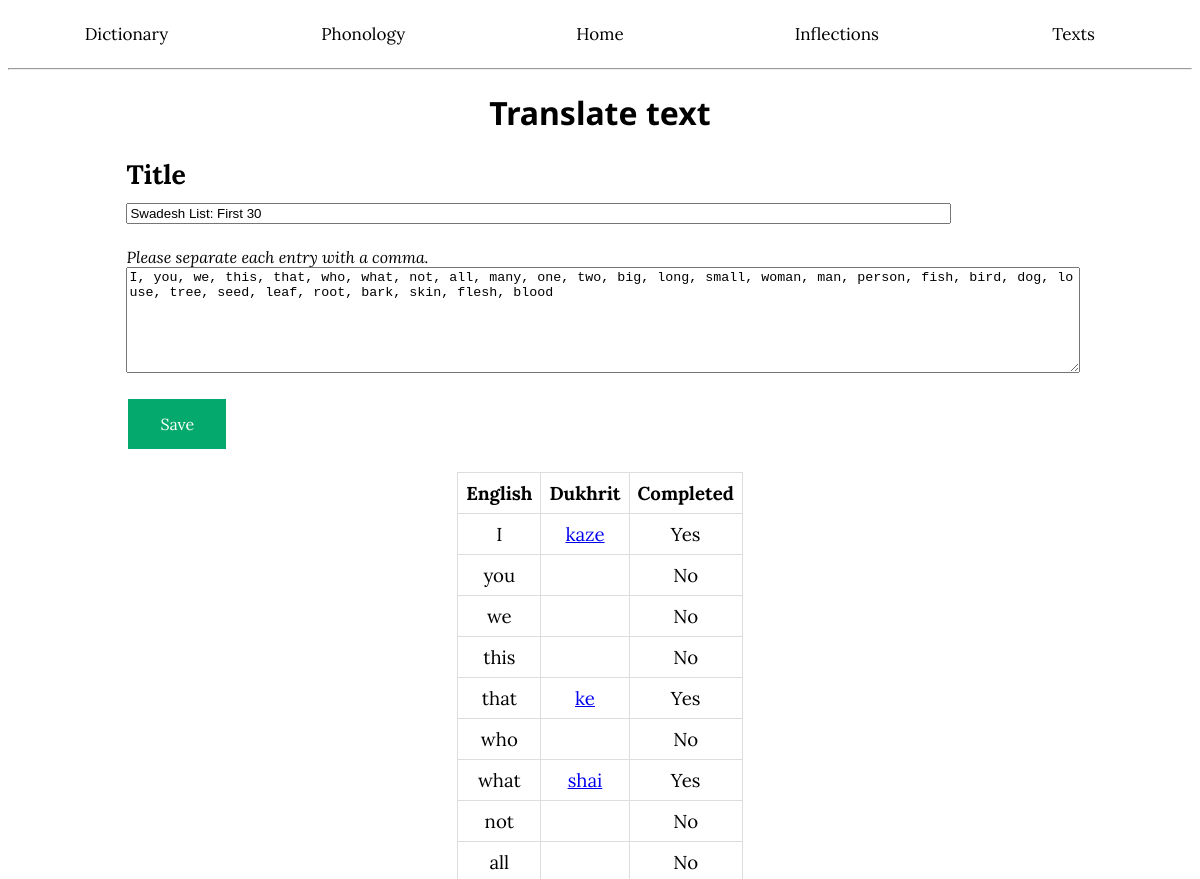
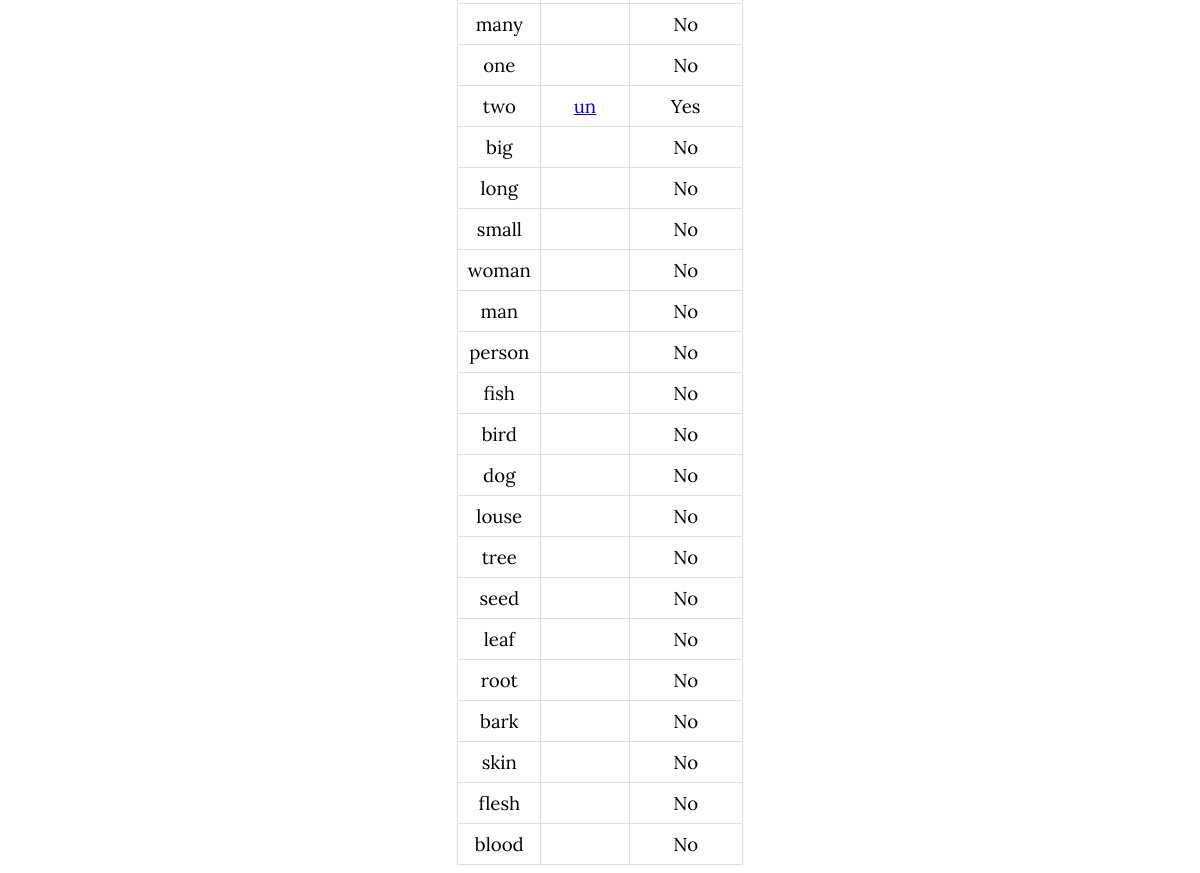
The page /checklist/1 on the database its author committed (2 pictures, top to bottom).
### app/models.py (models this page shows, shortened)
class Texts(db.Model):
    __tablename__ = 'Texts'
    id: so.Mapped[int] = so.mapped_column(primary_key=True)
    title: so.Mapped[str] = so.mapped_column(index=True)
    status: so.Mapped[str] = so.mapped_column(index=True)
    content: so.Mapped[str] = so.mapped_column()
    translation: so.Mapped[str] = so.mapped_column(nullable=True)

class Lexicon(db.Model):
    __tablename__ = 'Lexicon'
    id: so.Mapped[int] = so.mapped_column(primary_key=True)
    word: so.Mapped[str] = so.mapped_column(sa.String(50), index=True)
    pronunciation: so.Mapped[str] = so.mapped_column(sa.String(50), nullable=True)
    conscript: so.Mapped[str] = so.mapped_column(sa.String(50), nullable=True)
    definition: so.Mapped[str] = so.mapped_column(sa.String(255), index=True)
    partofspeech: so.Mapped[str] = so.mapped_column(nullable=True)
    infclass: so.Mapped[str] = so.mapped_column(sa.String(10), nullable=True)
    wordclass: so.Mapped[int] = so.mapped_column(sa.String(1), nullable=True)
    notes: so.Mapped[str] = so.mapped_column(nullable=True)
    etymology: so.Mapped[str] = so.mapped_column(nullable=True)
    irregular: so.Mapped[bool] = so.mapped_column()

### app/routes.py (the view)
@app.route('/checklist/<id>', methods=['GET', 'POST'])
def editchecklist(id):
    match = Texts.query.filter(Texts.id == id).first()
    form = modifyText(obj=match)
    checklist = match.content.split(", ")
    exist = []
    complete = []
    if form.validate_on_submit():
        flash('Checklist has been updated.')
        match.title = form.title.data
        match.content = form.content.data
        db.session.commit()
        return redirect(request.url)
    for entry in checklist:
        m2 = Lexicon.query.filter(Lexicon.definition.icontains(entry)).order_by(collate(Lexicon.word, 'NOCASE')).first()
        if m2 is not None:
            exist.append(m2.word)
            complete.append("Yes")
        else:
            exist.append("")
            complete.append("No")
    return render_template('modifychecklist.html', match=match, form=form, checklist=checklist,
                           exist=exist, complete=complete)

### app/forms.py
class modifyText(FlaskForm):
    title = StringField('Title', validators=[DataRequired()])
    content = TextAreaField('Original content', validators=[DataRequired()])
    submit = SubmitField('Save')

### app/templates/modifychecklist.html (shortened to what this page needs)
<!DOCTYPE html>
<html lang="en">
<head>
</head>
<body>
{% extends "base.html" %}
{% block content %}
<h1>Translate text</h1>
<form action="" method="post" novalidate>
    <h2>
        {{ form.title.label }}<br>{{ form.title(size=100) }}
    </h2>
    <subp style="margin-left: 10%;"><em>Please separate each entry with a comma.</em></subp>
    <br>
    {{ form.content(style="height: 100px; width: 80%; word-wrap: break-word; word-break: break-all; margin-left: 10%;") }}
    <p> {{ form.submit(class_="grb gena") }} </p>
    <table>
        <tbody>
        <tr>
            <td><b>English</b></td>
            <td><b>Dukhrit</b></td>
            <td><b>Completed</b></td>
        </tr>
        {% for word in checklist %}
        <tr>
            <td>
                {{ word }}
            </td>
            <td>
                <a href="{{ url_for('word', name=exist[checklist.index(word)]) }}">{{ exist[checklist.index(word)] }}</a>
            </td>
            <td>
                {{ complete[checklist.index(word)] }}
            </td>
        </tr>
        {% endfor %}
        </tbody>
    </table>
</form>
{% endblock %}

### app/static/style.css (style rules this page uses)
p, th, td { color: black; font-family: "Lora", serif; font-size: 14pt; font-weight: 400; text-align: left; margin-left: 10%; margin-right: 10%; }
subp { color: black; font-family: "Lora", serif; font-size: 12pt; font-weight: 200; text-align: left; margin-left: 0%; margin-right: 0%; text-indent: 0px; }
h1 { color: black; font-family: "Noto Sans", sans-serif; font-size: 24pt; text-align: center; font-weight: 700; margin-left: 20%; margin-right: 20%; }
h2 { color: black; font-family: "Lora", sans-serif; font-size: 20pt; text-align: left; font-weight: 700; margin-left: 10%; margin-right: 10%; }
.grb { background-color: #e7e7e7; border: none; color: black; padding: 15px 32px; text-align: center; text-decoration: none; display: inline-block; font-size: 16px; margin: 4px 2px; cursor: pointer; font-family: "Lora", serif }
.gena { background-color: #04AA6D; color: white; }
td, th, td[colspan="3"] { border: 1px solid #ddd; padding: 8px; text-align: center; vertical-align: middle; }
table { border-collapse: collapse; margin-left: auto; margin-right: auto; }

### rows shown on the page
Texts: title "Swadesh List: First 30", content "I, you, we, this, that, who, what, not, all, many, one, two, big, long, small, woman, man, person, fish, bird, dog, louse, tree, seed, leaf, root, bark, skin, flesh, blood"
Lexicon: word "kaze"
Lexicon: word "ke"
Lexicon: word "shai"
Lexicon: word "un"

### other values the page prints
{{ word }} "I" "you" "we" "this" "that" "who" "what" "not" "all" "many" "one" "two" "big" "long" "small" "woman" "man" "person" "fish" "bird" "dog" "louse" "tree" "seed" "leaf" "root" "bark" "skin" "flesh" "blood"
{{ complete[checklist.index(word)] }} "Yes" "No" "No" "No" "Yes" "No" "Yes" "No" "No" "No" "No" "Yes" "No" "No" "No" "No" "No" "No" "No" "No" "No" "No" "No" "No" "No" "No" "No" "No" "No" "No"
